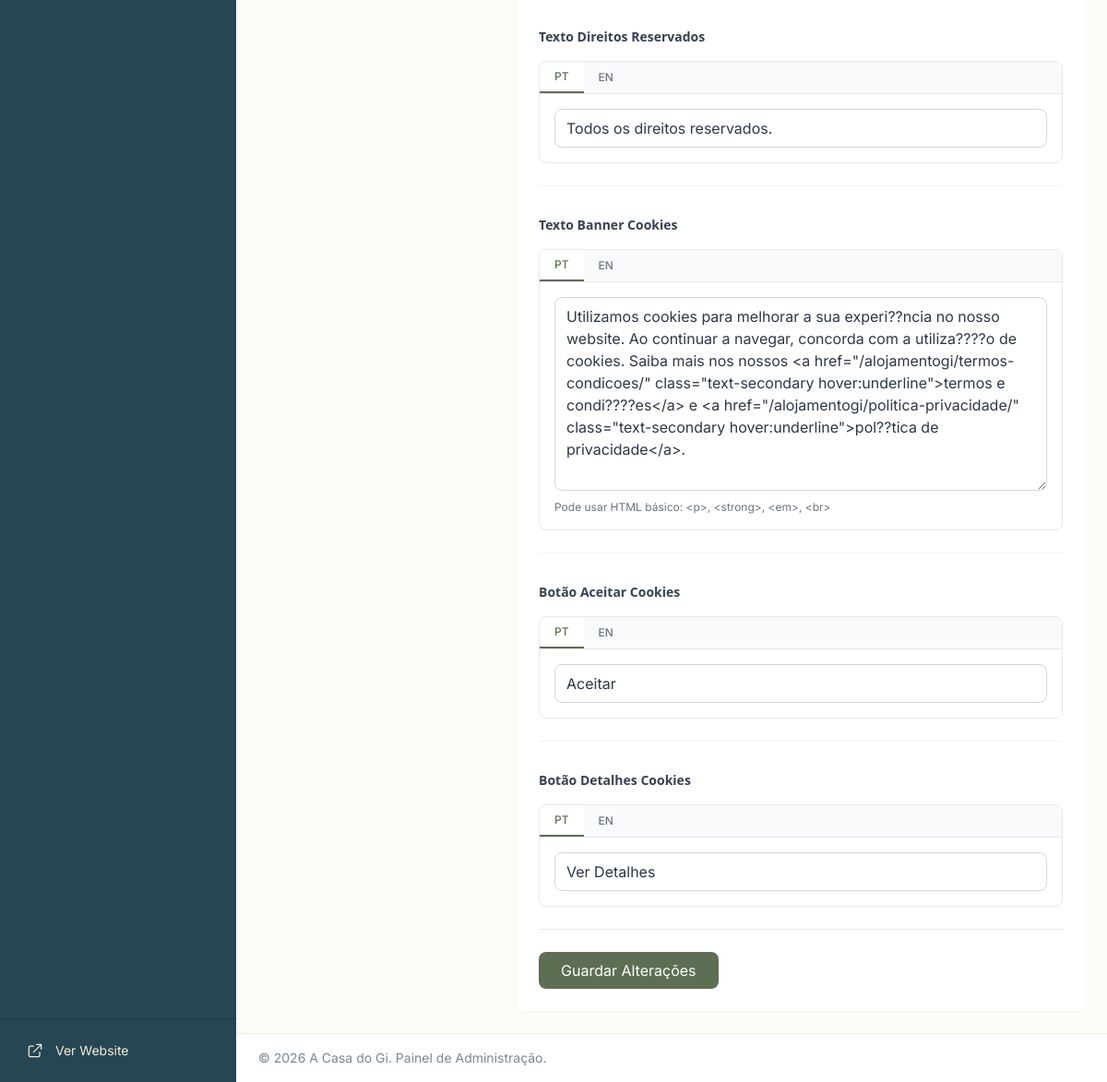
Before: /admin/conteudos/index.php?section=footer (signed in, lower part) with the older database file.
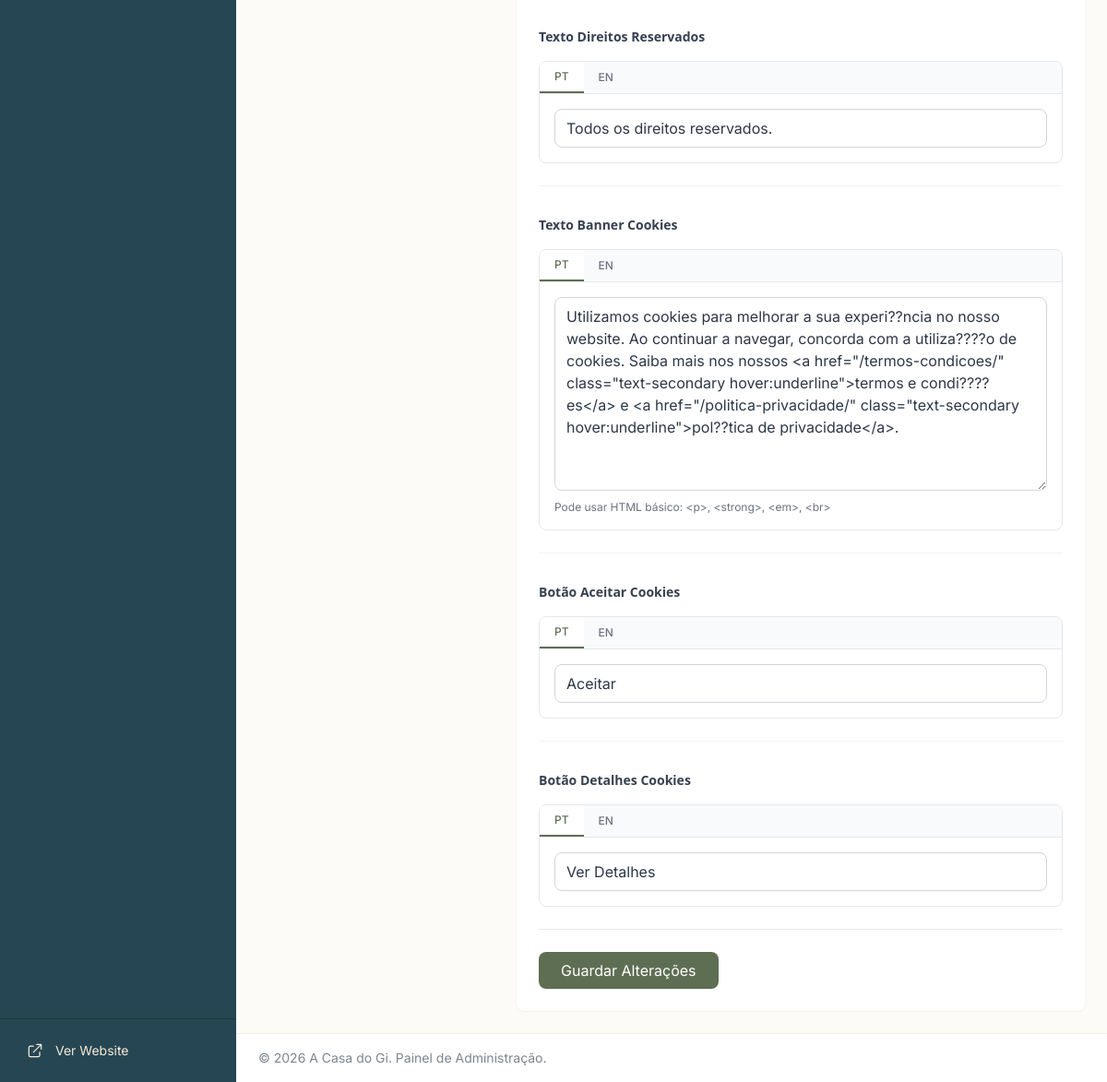
After: the same page with the newer database file.
### tables this page shows
CREATE TABLE `languages` (
  `id` int(10) UNSIGNED NOT NULL,
  `code` varchar(5) NOT NULL,
  `name` varchar(50) NOT NULL,
  `locale` varchar(10) NOT NULL,
  `flag_icon` varchar(10) DEFAULT NULL,
  `is_default` tinyint(1) DEFAULT 0,
  `is_active` tinyint(1) DEFAULT 1,
  `created_at` timestamp NOT NULL DEFAULT current_timestamp()
);

### includes/init.php (called while the page is built, shortened)
<?php
$config = require CONFIG_PATH . '/config.php';
spl_autoload_register(function ($class) {
    $prefixes = [
        'Core\\' => CORE_PATH . '/',
        'Models\\' => MODELS_PATH . '/',
    ];
    foreach ($prefixes as $prefix => $baseDir) {
        $len = strlen($prefix);
        if (strncmp($prefix, $class, $len) !== 0) {
            continue;
        }
        $relativeClass = substr($class, $len);
        $file = $baseDir . str_replace('\\', '/', $relativeClass) . '.php';
        if (file_exists($file)) {
            return;
        }
    }
});
require_once INCLUDES_PATH . '/functions.php';
$lang = \Core\Language::getInstance();
function baseUrl(): string
{
    $scheme = 'http';
    $host = $_SERVER['HTTP_HOST'] ?? 'localhost';
    return $scheme . '://' . $host . basePath();
}
function url(string $path = ''): string
{
    $base = rtrim(baseUrl(), '/');
    $path = ltrim($path, '/');
    return $path ? "{$base}/{$path}" : $base;
}
function asset(string $path): string
{
    return url('assets/' . ltrim($path, '/'));
}

### core/Language.php (called while the page is built, shortened)
<?php
class Language
{
    private static ?Language $instance = null;
    private Database $db;
    private function __construct()
    {
        $this->db = Database::getInstance();
        $this->loadLanguages();
    }
    public static function getInstance(): self
    {
        if (self::$instance === null) {
            self::$instance = new self();
        }
        return self::$instance;
    }
    private function loadLanguages(): void
    {
        $result = $this->db->fetchAll(
            "SELECT * FROM languages WHERE is_active = 1 ORDER BY is_default DESC"
        );
    }
    private function getBasePath(): string
    {
        static $basePath = null;
        if ($basePath === null) {
            $scriptName = $_SERVER['SCRIPT_NAME'] ?? '';
            $dir = dirname($scriptName);
            $dir = str_replace('\\', '/', $dir);
            $subfolders = [
                '/admin',
                '/en',
                '/api',
                '/alojamento',
                '/loja',
                '/atividades',
                '/contactos',
                '/sobre-nos',
                '/accommodation',
                '/shop',
                '/activities',
                '/contact',
                '/about-us',
            ];
            $cutPosition = strlen($dir);
            foreach ($subfolders as $subfolder) {
                $pos = strpos($dir, $subfolder);
                if ($pos !== false && $pos < $cutPosition) {
                    $cutPosition = $pos;
                }
            }
            if ($cutPosition < strlen($dir)) {
                $dir = substr($dir, 0, $cutPosition);
            }
            $basePath = rtrim($dir, '/');
        }
        return $basePath;
    }
}

### includes/functions.php (called while the page is built, shortened)
<?php
function e(?string $string): string
{
    return htmlspecialchars($string ?? '', ENT_QUOTES, 'UTF-8');
}
function basePath(): string
{
    static $basePath = null;
    if ($basePath === null) {
        $scriptName = $_SERVER['SCRIPT_NAME'] ?? '';
        $dir = str_replace('\\', '/', dirname($scriptName));
        $subfolders = [
            '/admin',
            '/en',
            '/api',
            '/alojamento',
            '/loja',
            '/atividades',
            '/contactos',
            '/sobre-nos',
            '/accommodation',
            '/shop',
            '/activities',
            '/contact',
            '/about-us',
            '/manutencao',
            '/termos-condicoes',
            '/politica-privacidade',
        ];
        $cutPosition = strlen($dir);
        foreach ($subfolders as $subfolder) {
            $offset = 0;
            while (($pos = strpos($dir, $subfolder, $offset)) !== false) {
                $charAfter = $dir[$pos + strlen($subfolder)] ?? '';
                if ($charAfter === '' || $charAfter === '/') {
                    if ($pos < $cutPosition) {
                        $cutPosition = $pos;
                    }
                    break;
                }
                $offset = $pos + 1;
            }
        }
        if ($cutPosition < strlen($dir)) {
            $dir = substr($dir, 0, $cutPosition);
        }
        $basePath = rtrim($dir, '/');
    }
    return $basePath;
}

### core/Database.php (called while the page is built, shortened)
<?php
class Database
{
    private static ?Database $instance = null;
    private PDO $pdo;
    private array $config;
    private function __construct()
    {
        $this->config = require CONFIG_PATH . '/config.php';
    }
    public static function getInstance(): self
    {
        if (self::$instance === null) {
            self::$instance = new self();
        }
        return self::$instance;
    }
    private function connect(): void
    {
        $db = $this->config['db'];
        $dsn = sprintf(
            'mysql:host=%s;port=%d;dbname=%s;charset=%s',
            $db['host'],
            $db['port'] ?? 3306,
            $db['name'],
            $db['charset']
        );
        $options = [
            PDO::ATTR_ERRMODE => PDO::ERRMODE_EXCEPTION,
            PDO::ATTR_DEFAULT_FETCH_MODE => PDO::FETCH_ASSOC,
            PDO::ATTR_EMULATE_PREPARES => false,
            PDO::MYSQL_ATTR_INIT_COMMAND => "SET NAMES {$db['charset']}"
        ];
        try {
            $this->pdo = new PDO($dsn, $db['user'], $db['pass'], $options);
        } catch (PDOException $e) {
            if ($this->config['app']['debug']) {
                throw new \Exception('Database connection failed: ' . $e->getMessage());
            }
            throw new \Exception('Database connection failed. Please try again later.');
        }
    }
    public function query(string $sql, array $params = []): PDOStatement
    {
        $stmt = $this->pdo->prepare($sql);
        $stmt->execute($params);
        return $stmt;
    }
    public function fetchAll(string $sql, array $params = []): array
    {
        return $this->query($sql, $params)->fetchAll();
    }
}

### config/config.php (called while the page is built)
<?php
return [
    'db' => [
        'host' => getenv('DB_HOST') ?: (php_sapi_name() === 'cli-server' ? '127.0.0.1' : 'alojamentogi-mysql-8g3t8r'),
        'name' => getenv('DB_NAME') ?: 'casadogi',
        'user' => getenv('DB_USER') ?: 'casadogi_user',
        'pass' => getenv('DB_PASS') ?: '',
        'charset' => 'utf8mb4',
        'port' => (int) (getenv('DB_PORT') ?: 3306)
    ],
    'app' => [
        'name' => 'A Casa do Gi',
        'url' => 'https://monrion.cloud',
        'env' => 'production',
        'debug' => false,
        'timezone' => 'Europe/Lisbon',
        'locale' => 'pt_PT',
        'default_language' => 'pt'
    ],
    'mail' => [
        'host' => '',
        'port' => 587,
        'username' => '',
        'password' => '',
        'encryption' => 'tls',
        'from_email' => 'noreply@acasadogi.pt',
        'from_name' => 'A Casa do Gi',
        'reply_to' => 'info@acasadogi.pt'
    ],
    'security' => [
        'session_lifetime' => 1800,
        'csrf_token_lifetime' => 3600,
        'max_login_attempts' => 5,
        'lockout_duration' => 900,
        'password_min_length' => 8,
        'bcrypt_cost' => 12
    ],
    'uploads' => [
        'max_file_size' => 5 * 1024 * 1024,
        'allowed_image_types' => ['image/jpeg', 'image/png', 'image/webp', 'image/gif'],
        'path' => __DIR__ . '/../uploads'
    ]
];

### admin/conteudos/index.php (the view, shortened to what this page needs)
<?php
require_once dirname(dirname(__DIR__)) . '/includes/init.php';
$db = Database::getInstance();
$languages = $db->fetchAll("SELECT * FROM languages WHERE is_active = 1 ORDER BY is_default DESC");
$currentSection = isset($_GET['section']) && isset($blockDefinitions[$_GET['section']])
    ? $_GET['section']
    : 'homepage';
$blockKeys = array_keys($blockDefinitions[$currentSection]['blocks']);
$placeholders = implode(',', array_fill(0, count($blockKeys), '?'));
$contentBlocks = [];
if (!empty($blockKeys)) {
    $rows = $db->fetchAll(
        "SELECT block_key, language_id, content FROM content_blocks WHERE block_key IN ({$placeholders})",
        $blockKeys
    );
    foreach ($rows as $row) {
        $contentBlocks[$row['block_key']][$row['language_id']] = $row['content'];
    }
}
include dirname(__DIR__) . '/includes/header.php';
?>
<div class="flex gap-6">
    <div class="w-64 flex-shrink-0">
    </div>
    <div class="flex-1">
        <div class="bg-white rounded-lg shadow-sm">
            <form action="" method="post" class="p-6">
                <div class="space-y-8">
                    <?php foreach ($blockDefinitions[$currentSection]['blocks'] as $blockKey => $blockDef): ?>
                    <?php if (($blockDef['type'] ?? '') === 'setting_url'): ?>
                    <?php continue; endif; ?>
                    <div class="border-b border-gray-100 pb-6 last:border-0 last:pb-0">
                        <h3 class="text-sm font-semibold text-gray-700 mb-4"><?= $blockDef['label'] ?></h3>
                        <div class="border border-gray-200 rounded-lg overflow-hidden">
                            <div class="flex bg-gray-50 border-b border-gray-200">
                                <?php foreach ($languages as $i => $lang): ?>
                                <button type="button"
                                        onclick="switchBlockTab('<?= $blockKey ?>', '<?= $lang['id'] ?>')"
                                        class="block-tab px-4 py-2 text-xs font-medium <?= $i === 0 ? 'bg-white text-secondary-600 border-b-2 border-secondary-600' : 'text-gray-500 hover:text-gray-700' ?>"
                                        data-block="<?= $blockKey ?>"
                                        data-lang="<?= $lang['id'] ?>">
                                    <?= strtoupper($lang['code']) ?>
                                </button>
                                <?php endforeach; ?>
                            </div>
                            <?php foreach ($languages as $i => $lang): ?>
                            <div class="block-content p-4 <?= $i > 0 ? 'hidden' : '' ?>"
                                 data-block="<?= $blockKey ?>"
                                 data-lang="<?= $lang['id'] ?>">
                                <?php
                                $value = $contentBlocks[$blockKey][$lang['id']] ?? '';
                                switch ($blockDef['type']):
                                    case 'text':
                                ?>
                                <input type="text"
                                       name="<?= $blockKey ?>_<?= $lang['id'] ?>"
                                       value="<?= e($value) ?>"
                                       class="w-full px-3 py-2 border border-gray-300 rounded-lg focus:ring-2 focus:ring-secondary-500 focus:border-secondary-500">
                                <?php break; case 'textarea': ?>
                                <textarea name="<?= $blockKey ?>_<?= $lang['id'] ?>"
                                          rows="3"
                                          class="w-full px-3 py-2 border border-gray-300 rounded-lg focus:ring-2 focus:ring-secondary-500 focus:border-secondary-500"><?= e($value) ?></textarea>
                                <?php break; case 'wysiwyg': ?>
                                <textarea name="<?= $blockKey ?>_<?= $lang['id'] ?>"
                                          rows="8"
                                          class="w-full px-3 py-2 border border-gray-300 rounded-lg focus:ring-2 focus:ring-secondary-500 focus:border-secondary-500"><?= e($value) ?></textarea>
                                <p class="text-xs text-gray-500 mt-1">Pode usar HTML básico: &lt;p&gt;, &lt;strong&gt;, &lt;em&gt;, &lt;br&gt;</p>
                                <?php break; endswitch; ?>
                            </div>
                            <?php endforeach; ?>
                        </div>
                    </div>
                    <?php endforeach; ?>
                </div>
                <div class="mt-6 pt-6 border-t border-gray-200">
                    <button type="submit" class="px-6 py-2 bg-secondary-600 text-white rounded-lg hover:bg-secondary-700">
                        Guardar Alterações
                    </button>
                </div>
            </form>
        </div>
    </div>
</div>
<?php include dirname(__DIR__) . '/includes/footer.php'; ?>

### admin/includes/header.php (shortened to what this page needs)
<!DOCTYPE html>
<html lang="pt" class="h-full">
<head>
    <link rel="stylesheet" href="<?= asset('css/app.css') ?>?v=<?= @filemtime(ROOT_PATH . '/assets/css/app.css') ?>">
</head>
<body class="h-full bg-cream-50">
    <div class="flex h-full">
        <?php include __DIR__ . '/sidebar.php'; ?>
        <div class="main-content flex-1 ml-64 flex flex-col min-h-screen transition-all duration-300">
            <main class="flex-1 p-6">

### admin/includes/sidebar.php (shortened to what this page needs)
<?php
$base = basePath();
?>
<aside class="sidebar fixed inset-y-0 left-0 w-64 bg-primary flex flex-col transition-all duration-300 z-50">
    <nav class="flex-1 px-4 py-4 overflow-y-auto">
    </nav>
    <div class="p-4 border-t border-primary-600">
        <a href="<?= $base ?>/"
           target="_blank"
           class="flex items-center px-3 py-2 text-sm text-cream-200 hover:text-accent transition-colors">
            <svg class="w-5 h-5" fill="none" stroke="currentColor" viewBox="0 0 24 24">
                <path stroke-linecap="round" stroke-linejoin="round" stroke-width="1.5" d="M10 6H6a2 2 0 00-2 2v10a2 2 0 002 2h10a2 2 0 002-2v-4M14 4h6m0 0v6m0-6L10 14"/>
            </svg>
            <span class="sidebar-text ml-3">Ver Website</span>
        </a>
    </div>
</aside>

### admin/includes/footer.php (shortened to what this page needs)
            </main>
            <footer class="border-t border-accent/20 bg-white px-6 py-4">
                <div class="flex items-center justify-between text-sm text-charcoal-500">
                    <p>&copy; <?= date('Y') ?> A Casa do Gi. Painel de Administração.</p>
                </div>
            </footer>
        </div>
    </div>
</body>
</html>

### admin/includes/header.php (style rules this page uses)
body { font-family: 'Inter', system-ui, sans-serif; }

Changed rows visible on the page:
changed languages "PT": id "…mais nos nossos <a href=\"/alojamentogi/termos-condicoes/\" class=\"text-secondary hover:underline\">termos e condi????es</a> e <a href=\"/alojamentogi/politica-privacidade/\" class=\"text-secondary hover:underline\">pol??tica de privacidade</a>." → "…mais nos nossos <a href=\"/termos-condicoes/\" class=\"text-secondary hover:underline\">termos e condi????es</a> e <a href=\"/politica-privacidade/\" class=\"text-secondary hover:underline\">pol??tica de privacidade</a>."
